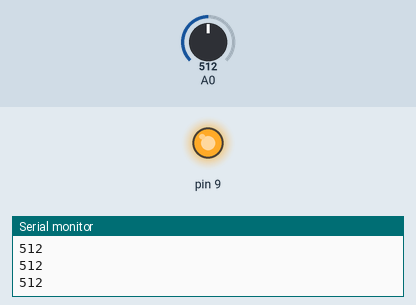
Recording of a sketch running on a simulated Arduino Uno, built with avr-gcc and run on an emulated ATmega328P. On the bench: output pins drawn as LEDs (lit = HIGH), the last lines printed to the serial monitor. The inputs (shaded band) are chosen by the test bench; at power-on: A0 = 512.

Above: at 1.2 s.
1.3 s: A0 set to 0
At 2.5 s:
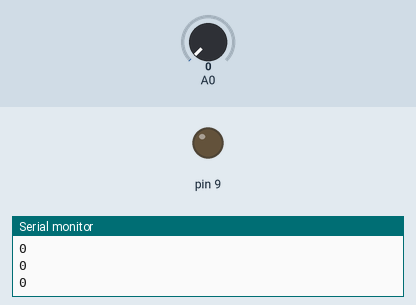
2.8 s: A0 set to 122
At 3.7 s:
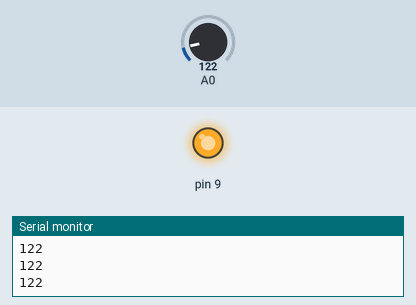
Timing chart, 0 to 5.8 s (numbered marks = the images above; inputs shaded):
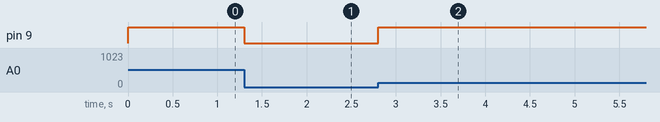

Measured:
- after the input at 1.3 s, pin 9: HIGH → LOW at once
- after the input at 2.8 s, pin 9: LOW → HIGH at once

The sketch:

sensor_IR.ino
```cpp
void setup() {
  pinMode(9,OUTPUT);
  pinMode(A0,INPUT);
  Serial.begin(9600);
}
int a;
void loop() {
  a=analogRead(A0);
  if (a>0){
    digitalWrite(9,1);
  }else{
    digitalWrite(9,0);
  }
  Serial.println(a);
}
```
